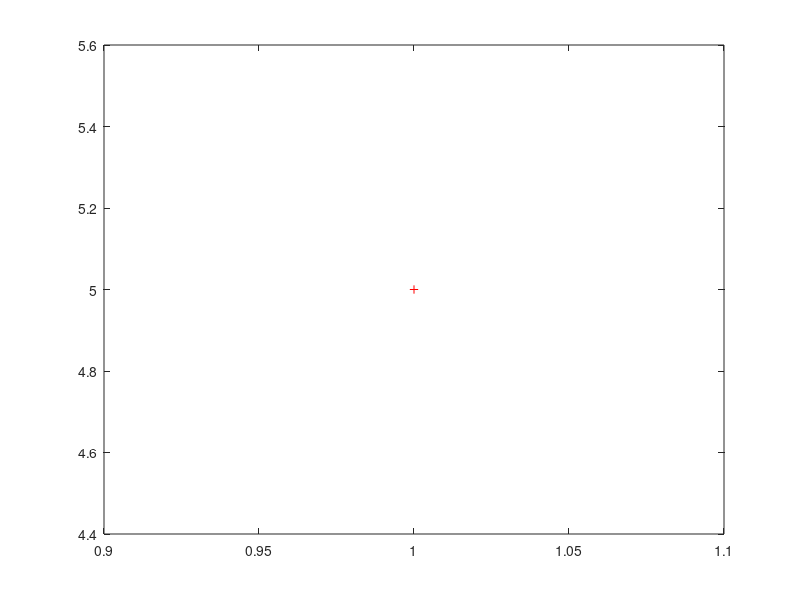

Write the MATLAB code that produced this figure. (Note: this script raises an error after producing the figure.)
close all

f=figure('Position', [100, 100, 800, 350]);
set(f,'defaultAxesColorOrder',[[0,60/255,255/255];[1,51/255,51/255]]);

boxplot(input)

xticklables = ["AJLR","WF","AJLR","WF","AJLR","WF" ];


set(gca,'xticklabel',xticklables,'FontSize', 14);

ylabel('Makespan','FontSize', 18)
xlabel('3 Cores                              4 Cores                           5 Cores','FontSize', 18)
